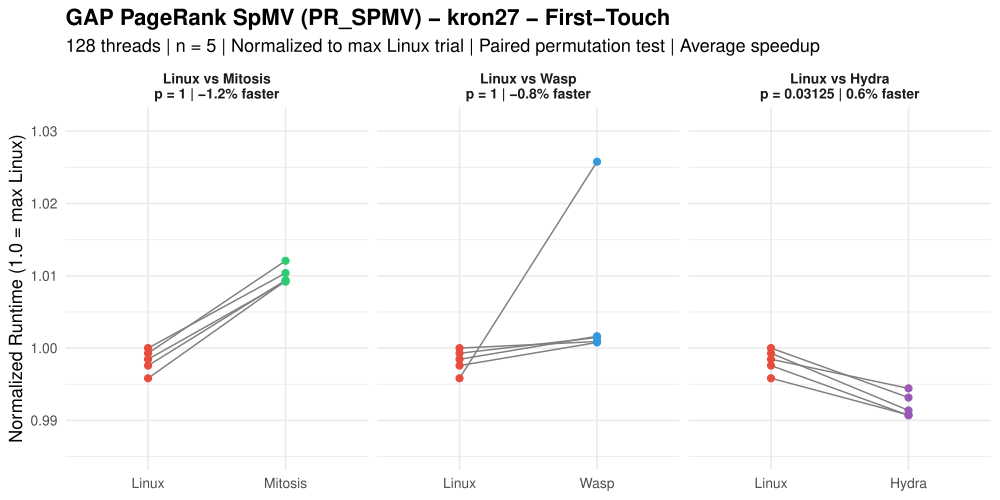

The script that saved this image:
###############################################################################
###                              pr_spmv.R                                  ###
###############################################################################

library(ggplot2)

# =============================================================================
# RAW DATA: Trial Times (seconds) – PageRank Sparse Matrix-Vector Multiplication
# Benchmark, 128 threads, n=5, repl_order_9 for hydra
# Source: rawdata.txt
# =============================================================================

data <- list(
  # --- LINUX First-Touch (output_0.txt) ---
  linux_ft_kron27  = c(24.40905, 24.45211, 24.49389, 24.51141, 24.47348),
  linux_ft_kron28  = c(49.59469, 50.66923, 50.58726, 51.11835, 50.85292),
  linux_ft_kron29  = c(107.94006, 112.32421, 112.14550, 112.18870, 113.72085),
  linux_ft_kron30  = c(247.29671, 247.65984, 247.56797, 248.94957, 246.12277),
  linux_ft_uni27   = c(29.70460, 29.85451, 29.75848, 29.84755, 29.81181),
  linux_ft_uni28   = c(61.12317, 62.53612, 65.70226, 66.68128, 66.48124),
  linux_ft_uni29   = c(95.65103, 99.13185, 100.14952, 100.38359, 100.73326),
  linux_ft_uni30   = c(217.81924, 212.33977, 219.10686, 217.57142, 220.39131),
  linux_ft_twitter = c(17.73960, 17.77104, 17.86128, 17.76698, 17.87729),
  linux_ft_web     = c(7.91589, 7.56842, 7.67178, 7.63543, 7.51173),
  linux_ft_road    = c(0.40395, 0.40288, 0.39943, 0.39863, 0.39644),

  # --- LINUX Interleaved (output_i_0.txt) ---
  linux_il_kron27  = c(23.00560, 23.05655, 22.88260, 23.01640, 22.98572),
  linux_il_kron28  = c(45.83565, 45.88817, 46.08192, 46.18237, 46.32601),
  linux_il_kron29  = c(96.40878, 96.75201, 96.71965, 96.79237, 99.28503),
  linux_il_kron30  = c(232.53018, 233.89442, 238.58192, 233.79309, 237.72306),
  linux_il_uni27   = c(30.25579, 30.16539, 30.52063, 30.15922, 30.26446),
  linux_il_uni28   = c(57.08633, 56.49607, 57.33037, 57.16682, 57.28270),
  linux_il_uni29   = c(84.99326, 84.01448, 84.75155, 84.77136, 83.96337),
  linux_il_uni30   = c(181.95546, 187.50632, 187.65769, 185.27693, 179.63452),
  linux_il_twitter = c(13.80895, 13.79509, 13.81345, 13.78792, 13.74024),
  linux_il_web     = c(2.09172, 2.09662, 2.08133, 2.05187, 2.07532),
  linux_il_road    = c(0.25762, 0.25487, 0.24539, 0.24984, 0.24715),

  # --- MITOSIS Replicated (output_r_0.txt) ---
  mitosis_ft_kron27  = c(24.73945, 24.74124, 24.80751, 24.76587, 24.73658),
  mitosis_ft_kron28  = c(49.66122, 49.08310, 49.89265, 49.96023, 50.11387),
  mitosis_ft_kron29  = c(79.55886, 80.04777, 80.14224, 80.24017, 79.99027),
  mitosis_ft_kron30  = c(121.86807, 122.16012, 121.64956, 122.13306, 122.19745),
  mitosis_ft_uni27   = c(31.25259, 31.16102, 31.92864, 33.26899, 34.17872),
  mitosis_ft_uni28   = c(63.35973, 73.10772, 70.15739, 70.95691, 70.28892),
  mitosis_ft_uni29   = c(95.17719, 99.79761, 99.21635, 99.42382, 99.64301),
  mitosis_ft_uni30   = c(102.95441, 102.98648, 102.99059, 103.06588, 103.02919),
  mitosis_ft_twitter = c(17.86841, 17.77910, 17.79293, 17.89152, 17.76631),
  mitosis_ft_web     = c(7.64845, 7.74462, 7.71294, 7.62777, 7.72259),
  mitosis_ft_road    = c(0.46752, 0.44930, 0.45253, 0.44848, 0.44919),

  # --- MITOSIS Replicated+Interleaved (output_ri_0.txt) ---
  mitosis_il_kron27  = c(23.13102, 23.08065, 23.16126, 23.17801, 23.17456),
  mitosis_il_kron28  = c(45.80965, 45.89591, 45.96707, 45.94678, 45.76572),
  mitosis_il_kron29  = c(73.18571, 72.96678, 73.24265, 73.32692, 73.32051),
  mitosis_il_kron30  = c(99.99702, 99.54938, 100.02769, 99.78223, 99.72663),
  mitosis_il_uni27   = c(30.71890, 30.63771, 30.76594, 30.75624, 30.77110),
  mitosis_il_uni28   = c(58.51101, 57.89106, 58.30825, 58.57128, 58.30013),
  mitosis_il_uni29   = c(71.24849, 71.21652, 71.20664, 71.33057, 71.35308),
  mitosis_il_uni30   = c(83.08423, 82.86147, 82.48690, 82.83984, 82.53480),
  mitosis_il_twitter = c(13.73964, 13.87631, 13.82604, 13.82858, 13.90650),
  mitosis_il_web     = c(2.37607, 2.13834, 2.18354, 2.13892, 2.13870),
  mitosis_il_road    = c(0.31119, 0.29083, 0.29457, 0.29669, 0.29541),

  # --- WASP First-Touch (output_0.txt) ---
  wasp_ft_kron27  = c(25.14331, 24.53052, 24.54744, 24.53376, 24.55160),
  wasp_ft_kron28  = c(49.87453, 50.51914, 50.41288, 50.44401, 50.38268),
  wasp_ft_kron29  = c(81.87596, 81.99493, 82.56569, 82.50999, 81.91379),
  wasp_ft_kron30  = c(137.05292, 144.34725, 139.94909, 142.24951, 131.13559),
  wasp_ft_uni27   = c(30.57382, 30.12347, 30.12817, 30.19260, 30.09174),
  wasp_ft_uni28   = c(63.96576, 60.75423, 60.35381, 60.23367, 60.23799),
  wasp_ft_uni29   = c(85.10223, 84.60119, 86.62890, 86.69898, 87.01801),
  wasp_ft_uni30   = c(122.07551, 126.50892, 125.09240, 126.60082, 116.17814),
  wasp_ft_twitter = c(18.27336, 17.92756, 17.85946, 17.92059, 17.92595),
  wasp_ft_web     = c(7.91529, 7.82568, 7.98028, 7.82324, 7.94502),
  wasp_ft_road    = c(0.52330, 0.39651, 0.39212, 0.50531, 0.39659),

  # --- WASP Interleaved (output_i_0.txt) ---
  wasp_il_kron27  = c(23.53276, 23.16488, 23.05498, 23.16224, 23.18191),
  wasp_il_kron28  = c(47.24095, 45.92613, 45.93154, 45.71130, 45.72416),
  wasp_il_kron29  = c(75.24239, 73.04822, 72.91191, 72.91394, 73.09776),
  wasp_il_kron30  = c(123.57370, 126.80633, 128.35268, 127.58862, 130.19137),
  wasp_il_uni27   = c(30.97595, 30.67438, 30.55555, 30.70004, 30.55890),
  wasp_il_uni28   = c(58.58901, 57.87223, 57.60271, 58.20802, 57.86386),
  wasp_il_uni29   = c(74.47610, 71.90540, 72.17992, 72.22545, 72.17489),
  wasp_il_uni30   = c(112.06580, 116.69017, 116.00645, 116.27844, 117.02809),
  wasp_il_twitter = c(14.42489, 13.94331, 14.01172, 14.00597, 14.07864),
  wasp_il_web     = c(2.14472, 2.07968, 2.12181, 2.12485, 2.15038),
  wasp_il_road    = c(0.24003, 0.36363, 0.24303, 0.25132, 0.24860),

  # --- HYDRA Replicated (repl_order_9/output_r_0.txt) ---
  hydra_ft_kron27  = c(24.28470, 24.28336, 24.30008, 24.34368, 24.37484),
  hydra_ft_kron28  = c(49.46486, 51.91998, 51.51328, 51.64875, 51.43571),
  hydra_ft_kron29  = c(79.18941, 81.29496, 80.85403, 81.36300, 81.37749),
  hydra_ft_kron30  = c(120.09237, 121.56792, 120.91231, 121.10148, 121.11745),
  hydra_ft_uni27   = c(30.27191, 30.85972, 31.27462, 31.24780, 31.07926),
  hydra_ft_uni28   = c(58.76440, 60.31478, 60.27234, 60.23376, 60.26130),
  hydra_ft_uni29   = c(75.74527, 81.64872, 81.64265, 81.63269, 81.55123),
  hydra_ft_uni30   = c(102.18241, 103.50483, 103.31401, 103.35772, 103.31077),
  hydra_ft_twitter = c(17.64722, 17.65583, 17.66577, 17.61228, 17.69125),
  hydra_ft_web     = c(7.68574, 7.79773, 7.50807, 7.53679, 7.58558),
  hydra_ft_road    = c(0.40606, 0.39967, 0.40678, 0.41031, 0.40052),

  # --- HYDRA Replicated+Interleaved (repl_order_9/output_ri_0.txt) ---
  hydra_il_kron27  = c(22.98592, 22.83784, 22.90866, 22.94798, 22.97525),
  hydra_il_kron28  = c(45.73251, 44.56667, 44.92874, 45.50392, 45.42529),
  hydra_il_kron29  = c(72.64505, 75.24815, 75.02141, 75.71345, 75.16624),
  hydra_il_kron30  = c(99.10227, 100.84919, 100.56260, 100.17314, 100.34992),
  hydra_il_uni27   = c(30.25500, 30.52555, 30.56523, 30.49754, 30.46493),
  hydra_il_uni28   = c(57.91420, 57.91762, 58.31303, 57.99278, 58.25342),
  hydra_il_uni29   = c(71.56068, 76.39425, 76.02311, 76.01775, 76.35835),
  hydra_il_uni30   = c(81.55573, 83.79708, 83.02195, 83.49200, 83.40431),
  hydra_il_twitter = c(13.44125, 13.70835, 13.63505, 13.64827, 13.66717),
  hydra_il_web     = c(2.29110, 2.09863, 2.05216, 2.06415, 2.06817),
  hydra_il_road    = c(0.23232, 0.24323, 0.24361, 0.24895, 0.24531)
)

# =============================================================================
# PAIRED PERMUTATION TEST (exact, one-sided: Linux slower → diff > 0)
# =============================================================================

perm_test <- function(baseline, treatment) {
  d <- baseline - treatment
  obs <- mean(d)
  n <- length(d)
  perm_stats <- numeric(2^n)
  for (i in 0:(2^n - 1)) {
    signs <- 2 * as.integer(intToBits(i)[1:n]) - 1
    perm_stats[i + 1] <- mean(signs * abs(d))
  }
  p <- mean(perm_stats >= obs)
  return(list(obs = obs, p = p))
}

# =============================================================================
# RUN ALL TESTS
# =============================================================================

graphs <- c("kron27", "kron28", "kron29", "kron30",
            "uni27", "uni28", "uni29", "uni30",
            "twitter", "web", "road")
policies <- c("ft", "il")
policy_labels <- c(ft = "First-Touch", il = "Interleaved")
systems <- c("mitosis", "wasp", "hydra")

results <- data.frame()

pdf("pr_spmv.pdf", width = 10, height = 5)

for (graph in graphs) {
  for (pol in policies) {
    linux_key <- paste0("linux_", pol, "_", graph)
    for (sys in systems) {
      sys_key <- paste0(sys, "_", pol, "_", graph)
      res <- perm_test(data[[linux_key]], data[[sys_key]])
      results <- rbind(results, data.frame(
        Graph = graph,
        Policy = policy_labels[pol],
        Comparison = paste("Linux vs", tools::toTitleCase(sys)),
        MeanDiff = round(res$obs, 5),
        p_value = res$p,
        stringsAsFactors = FALSE
      ))
    }
  }
}

# Print results table
cat("\n====== PAIRED PERMUTATION TEST RESULTS (exact, one-sided) ======\n")
cat("PageRank Sparse Matrix-Vector Multiplication\n")
cat("128 threads | 5 trials | repl_order_9 for Hydra\n\n")
print(results, row.names = FALSE)

# Count significant results
cat("\n\nSignificant (p < 0.05):", sum(results$p_value < 0.05), "of", nrow(results), "\n")
cat("Non-significant (p >= 0.05):", sum(results$p_value >= 0.05), "of", nrow(results), "\n")

# =============================================================================
# PLOTS: One per graph per policy, with 3 facets (Mitosis, WASP, Hydra)
# =============================================================================

for (graph in graphs) {
  for (pol in policies) {
    linux_key <- paste0("linux_", pol, "_", graph)
    max_linux <- max(data[[linux_key]])
    df_list <- list()

    for (sys in systems) {
      sys_key <- paste0(sys, "_", pol, "_", graph)
      res <- perm_test(data[[linux_key]], data[[sys_key]])
      sys_label <- tools::toTitleCase(sys)
      pct <- round(res$obs / mean(data[[linux_key]]) * 100, 1)
      label <- paste0("Linux vs ", sys_label,
                      "\np = ", res$p,
                      " | ", pct, "% faster")
      df_list[[sys]] <- data.frame(
        Trial = rep(1:5, 2),
        Zeit = c(data[[linux_key]] / max_linux, data[[sys_key]] / max_linux),
        Bedingung = factor(rep(c("Linux", sys_label), each = 5),
                           levels = c("Linux", sys_label)),
        Vergleich = label
      )
    }

    df <- do.call(rbind, df_list)
    df$Vergleich <- factor(df$Vergleich, levels = unique(df$Vergleich))

    # Compute y-axis limits with padding for better spread
    y_min <- min(df$Zeit)
    y_max <- max(df$Zeit)
    y_pad <- (y_max - y_min) * 0.15

    p <- ggplot(df, aes(x = Bedingung, y = Zeit)) +
      geom_line(aes(group = Trial), color = "gray50", linewidth = 0.5) +
      geom_point(aes(color = Bedingung), size = 2) +
      scale_color_manual(values = c("Linux" = "#E74C3C",
                                    "Mitosis" = "#2ECC71",
                                    "Wasp" = "#3498DB",
                                    "Hydra" = "#9B59B6")) +
      coord_cartesian(ylim = c(y_min - y_pad, y_max + y_pad)) +
      facet_wrap(~ Vergleich, scales = "free_x") +
      labs(
        title = paste0("GAP PageRank SpMV (PR_SPMV) - ",
                       graph, " - ", policy_labels[pol]),
        subtitle = "128 threads | n = 5 | Normalized to max Linux trial | Paired permutation test | Average speedup",
        x = NULL,
        y = "Normalized Runtime (1.0 = max Linux)"
      ) +
      theme_minimal(base_size = 13) +
      theme(legend.position = "none",
            plot.title = element_text(face = "bold"),
            strip.text = element_text(face = "bold", size = 10))

    print(p)
  }
}

dev.off()
cat("Saved all plots to pr_spmv.pdf\n")
